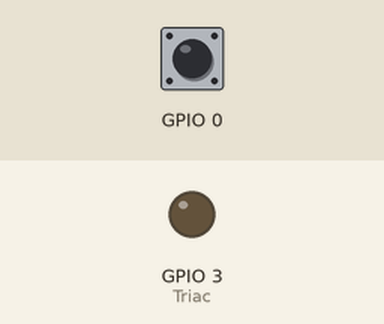
A sketch run on a simulated ESP32. Parts: output pins drawn as LEDs (lit = HIGH). Dashed ring = blinking. Inputs (shaded band) come from the test bench; at power-on: GPIO 0 HIGH.

Above: at 1.2 s.
1.3 s: GPIO 0 pulsed LOW 5 times (0.12 s each, 0.3 s apart)
At 1.9 s:
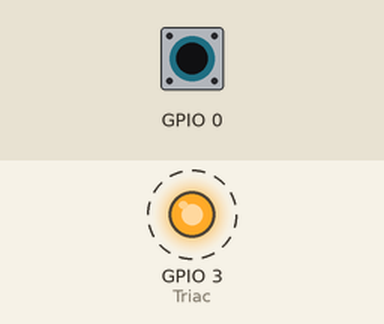
At 3.2 s:
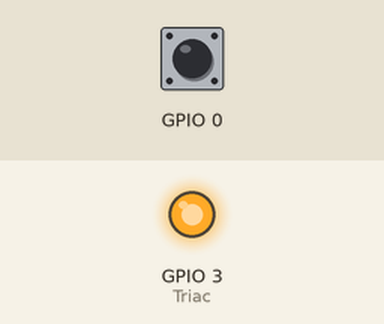
Timing chart, 0 to 4.7 s (numbered marks = the images above; inputs shaded):
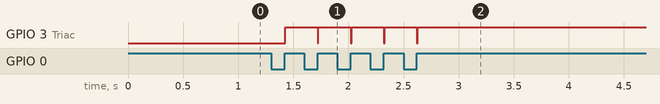

Measured:
- after the input at 1.3 s, GPIO 3 (Triac): alternates HIGH for 0.29 s and LOW for 0.01 s, 9 changes in all, then stays HIGH, starting after 0.13 s

The sketch:

dimmerVariacion.ino
```cpp
#include "IRremote.h"              // Incluir Libería IR.
#include <TimerOne.h>              // Incluir Librería TimerOne
int receptor = 11;                 // Pin para ingreo de la señal de módulo IR
IRrecv irrecv(receptor);           // Crea un nuevo objeto receptor que decodifique señales a códigos clave.
decode_results resultado;          // Una variable en donde se almacenan los códigos.

volatile int i=0;                  // Variable usada por el contador.
volatile boolean cruce_cero=0;     // variable que actúa como switch al detectar cruce por cero.
int Triac = 3;                     // Salida conectada al optoacoplador MOC 3021.
int dim = 83;                      // Controla la intensidad de iluminación, 0 = ON ; 83 = OFF
int T_int = 100;                   // Tiempo en el cual se producen la interrupciones en us.

void setup() {

  irrecv.enableIRIn();                                  // Inicia el receptor.
  pinMode(Triac, OUTPUT);                               // Configurar como salida.
  attachInterrupt(0, deteccion_Cruce_cero, RISING);    // Realiza una interrupción al detectar el crice por cero en el pin 2
  Timer1.initialize(T_int);                            //Inicializa la librería con el tiempo deseado.
  Timer1.attachInterrupt(Dimer, T_int);                // En cada interrupción ejecuta el codigo Dimer.
}

void deteccion_Cruce_cero()
{                                                      // Si existe un cruce por cero entonces la variable "cruce_cero" cambia a TRUE...
  cruce_cero = true;                                   //...reseteando el valor de "i", y colocando la salida conectada al Triac en estado...
  i=0;                                                 // ...bajo.
  digitalWrite(Triac, LOW);
}

void Dimer()
{
  if(cruce_cero == true) {                             // Al detectarse el cruce por cero inicia a correr un tiempo t = T_int*dim, en el cual...
    if(i>=dim) {                                       // ... el triac se dispara y empieza a conducir.
      digitalWrite(Triac, HIGH);
      i=0;                                              // Reseteo i.
      cruce_cero=false;
    }
    else {
      i++;
}}}

void receptorIR()

{
  switch(resultado.value)                             // usamos la variable "resultado.value"
  {
  case 0x00FF4AB5:                                    // Código obtenido al presionar la teclar "arrriba"
    {
    if (dim<83)                                       // Si el valor de "dim" es menor al 83, entonces sumar 5 al valor de la variable "dim"...
   {                                                  //...si esque el valor de "dim" es mayor a 83, entonces se asigna 83 al valor "dim" como...
    dim = dim + 5;                                    //... constante, lo que permite que la variable "dim" no supere el valor de 83.
    if (dim>83)
    {
      dim=83;
    }}}
    break;

  case  0x00FF18E7:
  {
  if (dim>5)
  {
     dim = dim - 5;
  if (dim<0)
    {
      dim=0;
    } }}
    break;
  }
}

void loop() {
 if (irrecv.decode(&resultado))                         // Si se ha recibido una señal IR...
  {
    receptorIR();                                       // ...ejecutar el código de receptorIR
    irrecv.resume();                                    // receptar el siguiente valor
  }
}
```
